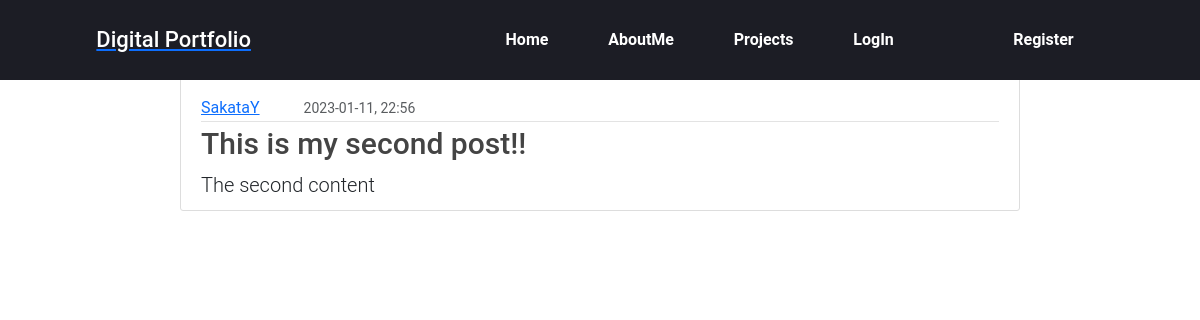
Screenshot of /post/2 with the database file from the repository.
### flaskapp/models.py (models this page shows, shortened)
class User(db.Model, UserMixin):
    id = db.Column(db.Integer, primary_key=True)
    username = db.Column(db.String(15), unique=True, nullable=False)
    email = db.Column(db.String(100), unique=True, nullable=False)
    image_file = db.Column(db.String(20), nullable=False, default='default.jpg')
    password = db.Column(db.String(65), nullable=False)
    posts = db.relationship('Post', backref='author', lazy=True)

class Post(db.Model):
    id = db.Column(db.Integer, primary_key=True)
    title = db.Column(db.String(120), nullable=False)
    date_posted = db.Column(db.DateTime, nullable=False, default=datetime.utcnow)
    content = db.Column(db.Text, nullable=False)
    user_id = db.Column(db.Integer, db.ForeignKey('user.id'), nullable=False)

### flaskapp/routes.py (the view)
@app.route("/post/<int:post_id>")
def post(post_id):
    post = Post.query.get_or_404(post_id)
    return render_template('post.html', title=post.title, post=post)

### flaskapp/templates/post.html (shortened to what this page needs)
{% extends "layout.html" %}
{% block content %}
    <article class="media content-section">
        <div class="media-body">
            <div class="article-metadata">
                <a class="mr-2" href="{{ url_for('user_posts', username=post.author.username) }}">{{ post.author.username }}</a>
                <small class="text-muted">{{ post.date_posted.strftime('%Y-%m-%d, %H:%M') }}</small>
            </div>
            <h2 class="article-title">{{ post.title }}</h2>
            <p class="article-content">{{ post.content }}</p>
        </div>
    </article>
{% endblock content %}

### flaskapp/static/css/style.css (style rules this page uses)
* { margin: 0; padding: 0; box-sizing: border-box; }
body { background: white !important;; font-family: 'Poppins', sans-serif; }
h2 { font-size: 50px; }
p { margin: 0; font-size: 30px; font-weight: 300; }
.content-section { background: #ffffff; padding: 10px 20px; border: 1px solid #dddddd; border-radius: 3px; margin-top: 100px; margin-bottom: -50px; }
.article-title { font-size: 30px;; color: #444444; }
.article-content { font-size: 20px; white-space: pre-line; }
.article-metadata { padding-bottom: 1px; margin-bottom: 4px; border-bottom: 1px solid #e3e3e3 }
.content-section { width: 70%; margin-left: auto; margin-right: auto; margin-top: 3rem; align-items: center; }
.media-body { margin-top: 10px; }

### flaskapp/static/css/navbar.css (style rules this page uses)
* { margin: 0; padding: 0; box-sizing: border-box; }
.content-section { background: #ffffff; padding: 10px 20px; border: 1px solid #dddddd; border-radius: 3px; margin-top: 75px; }
small { margin-left: 40px; }

### flaskapp/static/css/about.css (style rules this page uses)
* { margin: 0; padding: 0; list-style: none; box-sizing: border-box; font-family: 'Roboto', sans-serif; }

### rows the page displays
User: author.username "SakataY"
Post: date_posted "2023-01-11, 22:56", title "This is my second post!!", content "The second content"
